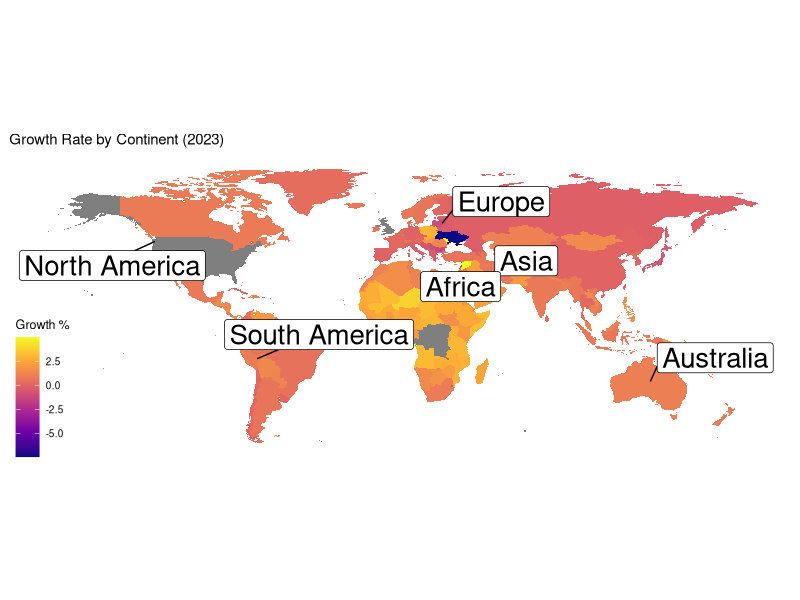
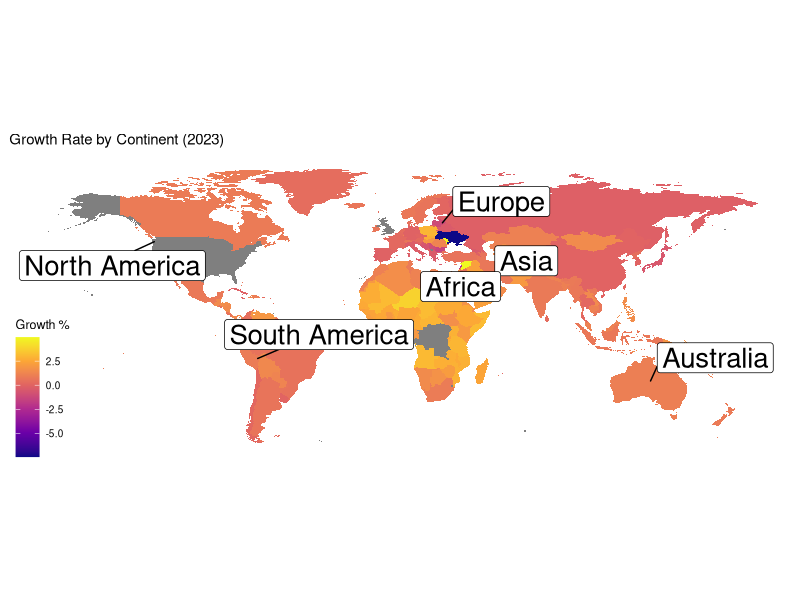

Here is the R script that generated these plots, in order:
# Load the necessary libraries
library(dplyr)
library(ggplot2)
library(tidyverse)
library(ggrepel)
library(ggthemes)

# Import the world_population.csv dataset
world_population <- read.csv("world_population_data.csv")

# Remove '%' from growth_rate column
world_population <- world_population %>%
  mutate(growth_rate = as.numeric(sub("%", "", growth_rate)))

# Create dataframe for world coordinates using map_data
world_coordinates <- map_data("world")

# Add map_data data, remove Antarctica, and join by region
world_map <- map_data("world") %>%
  filter(region != "Antarctica") %>%
  left_join(world_population, by = c("region" = "country"))

# Create label data for World
label_data <- world_map %>%
  group_by(continent) %>%
  filter(row_number() == 25, continent != "Antarctica") %>%
  # Set North America long and lat to USA for display purposes
  # Set Australia coordinates and change Oceania label
  mutate(
    long = ifelse(continent == "North America", -120.7401, long),
    lat = ifelse(continent == "North America", 47.7511, lat),
    long = ifelse(continent == "South America", -71.9675, long),
    lat = ifelse(continent == "South America", -13.5319, lat),
    long = ifelse(continent == "Africa", 18.7322, long),
    lat = ifelse(continent == "Africa", 15.4542, lat),
    long = ifelse(continent == "Europe", 25.2822, long),
    lat = ifelse(continent == "Europe", 54.8900, lat),
    long = ifelse(continent == "Asia", 87.6168, long),
    lat = ifelse(continent == "Asia", 43.8256, lat),
    long = ifelse(continent == "Oceania", 133.7751, long),
    lat = ifelse(continent == "Oceania", -25.2744, lat),
    continent = ifelse(continent == "Oceania", "Australia", continent)
  )

# Create a geom_polygon plot using ggplot2
print(ggplot(world_map) +
  geom_polygon(aes(long, lat, group = group, fill = growth_rate)) +
  coord_quickmap() +
  scale_fill_viridis_c(option = "plasma") +

  # Add labels to the plot
  labs(fill = "Growth %") +
  ggtitle("Growth Rate by Continent (2023)") +

  # Use geom_label_repel for continent labels
  geom_label_repel(
    data = label_data, aes(x = long, y = lat, label = continent),
    size = 7, max.overlaps = 5,
    box.padding = .5, point.padding = .5
  ) +

  # Uses map theme from ggthemes library
  theme_map())

# Save the plot as a file
ggsave("world_plot.jpg", dpi = 300)
